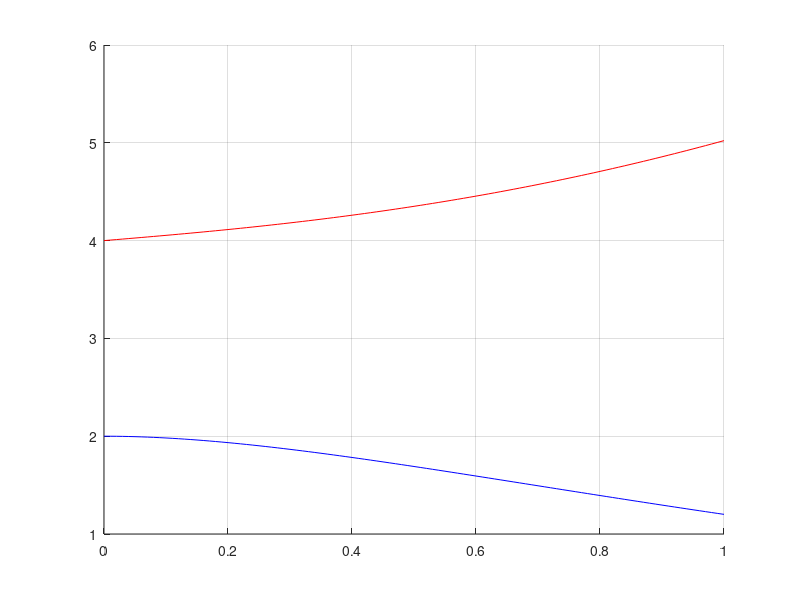

Write MATLAB code to recreate this figure.
dx = 1E-2;
x_start = 0;
x_end = 1;

xv = x_start:dx:x_end;
nst = length(xv);

yv = zeros(1, nst);
zv = zeros(1, nst);

dydx = @(x, y, z) -2 * y + 4 * exp(-x);
dzdx = @(x, y, z) -y + z^(2/3);

xv(1) = 0;
yv(1) = 2;
zv(1) = 4;

% RK2
for i = 1 : nst - 1
    k_y1 = dydx(xv(i), yv(i), zv(i));
    k_z1 = dzdx(xv(i), yv(i), zv(i));
    k_y2 = dydx(xv(i) + dx, yv(i) + k_y1 * dx, zv(i) + k_z1 * dx);
    k_z2 = dzdx(xv(i) + dx, yv(i) + k_y1 * dx, zv(i) + k_z1 * dx);
    yv(i + 1) = yv(i) + 0.5 * (k_y1 + k_y2) * dx;
    zv(i + 1) = zv(i) + 0.5 * (k_z1 + k_z2) * dx;
end

figure(1);
hold on;
grid on;
plot(xv, yv, '-b');
plot(xv, zv, '-r');
hold off;

